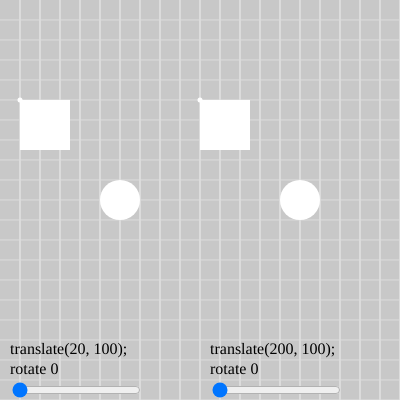
Frame 1 (no input)
Frame 60 (no input): identical to frame 1, image omitted
Frame 120 (the mouse pressed at the canvas centre since frame 60): identical to frame 1, image omitted

The p5.js sketch that drew this single still picture (run headless with seeded random() and noise() and a simulated clock; from frame 60 on, the mouse is pressed at the canvas centre):

// p5.js sketch
// ── sketch.js
/*
	push pop visualizer
*/

// global rotate values
var r1 = 0; // rotation
var r2 = 0;

function setup() {
  createCanvas(400, 400);
	setupGraphics();

	createSlider(0, TWO_PI, r1, 0.01).input(function() {
		r1 = this.value();
	}).position(10, height - 20);
	
	createSlider(0, TWO_PI, r2, 0.01).input(function() {
		r2 = this.value();
	}).position(210, height - 20);
}

function draw() {
  grid(20);
	
	noStroke();
	text('translate(20, 100);', 10, height - 50);
	text('rotate ' + r1, 10, height - 30);
	text('translate(200, 100);', 210, height - 50);
	text('rotate ' + r2, 210, height - 30);
	
	/*
		push save the default settings
		with origin in the top left
		and rotation 0
	*/
	
	push();
	translate(20, 100);
	rotate(r1);
	rect(0, 0, 50, 50);
	ellipse(0, 0, 5);
	ellipse(100, 100, 40);
	pop();
	
	/*
		pop returns to the default
		now new transformation can be applied
		that are affected by the first transformation
	*/
	
	translate(200, 100);
	rotate(r2);
	rect(0, 0, 50, 50);
	ellipse(0, 0, 5);
	ellipse(100, 100, 40);
	
	/*
		the last shape doesn't need a push pop
		because nothing gets transformed afterward
		but if adding more shapes, push pop would be needed
		like for the first sectino
		
		remove pop() from this sketch to show how transformations
		accumulate
		
		the first rotation will only affect the first group shapes
		but without push and pop
		the second gruop of shapes will be affected by both
	*/
}

const u = 20; // one unit = 20 px
var p, pa, g, ga;

function setupGraphics() {
	textSize(16);
	textAlign(LEFT, CENTER);
	textFont('menlo');
	g = color(255, 215, 0);
	p = color(100, 100, 220);
	ga = color(255, 215, 0, 127);
	pa = color(100, 100, 220, 127);
}

function displayMousePosition() {
	noStroke(); fill(0);
	text('x: ' + mouseX, u/2, u);
	text('y: ' + mouseY, u/2, u * 2);
}

function grid(unit) {
	background(200);
	stroke(220);
	strokeWeight(1);
	let x = unit,
		y = unit;
	const columnNum = width / unit;
	const rowNum = height / unit;
	for (let col = 1; col <= columnNum; col++) {
		for (let row = 1; row <= columnNum; row++) {
			line(x, 0, x, height);
			x += unit;
		}
		line(0, y, width, y);
		x = unit;
		y += unit;
	}
	stroke('black'); // reset stroke
}
